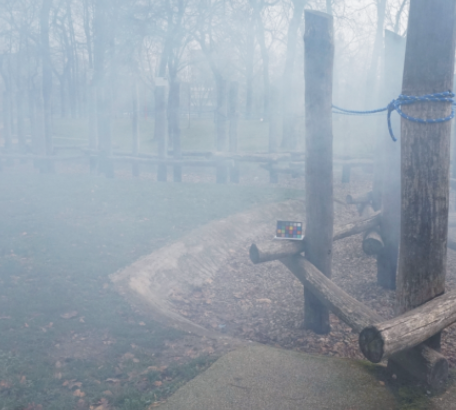
#> input picture Project_X/2.png, 456 x 410 px
$ python dehaze_comparison.py
#> lines starting #> are read from the running program, lines starting #| are printed output that depends on the picture
import cv2
import numpy as np
import matplotlib.pyplot as plt
import os

# --- 1. 暗通道先验 (DCP) ---
# (使用我们之前定义的 dehaze_dcp_main 函数及其辅助函数)
# <editor-fold desc="DCP Helper Functions (from previous answer)">
def get_dark_channel_dcp(image, patch_size): # Renamed to avoid conflict
    min_channel_img = np.min(image, axis=2)
    kernel = cv2.getStructuringElement(cv2.MORPH_RECT, (patch_size, patch_size))
    dark_channel = cv2.erode(min_channel_img, kernel)
    return dark_channel

def estimate_atmospheric_light_dcp(image_hazy, dark_channel, percentile=0.001): # Renamed
    rows, cols, _ = image_hazy.shape
    num_pixels = rows * cols
    num_brightest = int(max(1, num_pixels * percentile))
    dark_channel_flat = dark_channel.flatten()
    brightest_indices = np.argsort(dark_channel_flat)[-num_brightest:]
    image_hazy_flat = image_hazy.reshape(num_pixels, 3)
    A_candidates = image_hazy_flat[brightest_indices]
    A = np.mean(A_candidates, axis=0)
    return A.reshape(1, 1, 3)

def estimate_transmission_dcp(image_hazy, A, patch_size, omega=0.95): # Renamed
    A_safe = np.maximum(A, 1e-6)
    image_norm_A = image_hazy / A_safe
    dark_channel_norm_A = get_dark_channel_dcp(image_norm_A, patch_size)
    t_tilde = 1.0 - omega * dark_channel_norm_A
    return t_tilde

def refine_transmission_guided_filter_dcp(image_hazy, t_tilde, radius, eps): # Renamed
    gray_image = cv2.cvtColor(image_hazy.astype(np.float32), cv2.COLOR_BGR2GRAY)
    t_tilde_float32 = t_tilde.astype(np.float32)
    if hasattr(cv2, 'ximgproc') and hasattr(cv2.ximgproc, 'guidedFilter'):
        t_refined = cv2.ximgproc.guidedFilter(guide=gray_image, src=t_tilde_float32,
                                              radius=radius, eps=eps*eps)
    else:
        print("Warning (DCP): cv2.ximgproc.guidedFilter not found. Using Gaussian blur.")
        ksize = 2 * radius + 1
        t_refined = cv2.GaussianBlur(t_tilde_float32, (ksize, ksize), 0)
    return t_refined

def recover_dehazed_image_dcp(image_hazy, A, t_refined, t0=0.1): # Renamed
    t_bounded = np.maximum(t_refined, t0)
    t_bounded_3channel = np.expand_dims(t_bounded, axis=2)
    J = (image_hazy - A) / t_bounded_3channel + A
    J = np.clip(J, 0, 1)
    return J

def dehaze_dcp(image_hazy_bgr, patch_size=15, omega=0.95, t0=0.1,
               guided_filter_radius=60, guided_filter_eps=0.001,
               atmospheric_light_percentile=0.001):
    if image_hazy_bgr.dtype == np.uint8:
        image_hazy_norm = image_hazy_bgr.astype(np.float64) / 255.0
    elif image_hazy_bgr.max() > 1.0 :
        image_hazy_norm = image_hazy_bgr.astype(np.float64) / 255.0
    else:
        image_hazy_norm = image_hazy_bgr.astype(np.float64)

    if image_hazy_norm.ndim == 2:
        image_hazy_norm = cv2.cvtColor(image_hazy_norm, cv2.COLOR_GRAY2BGR)
    elif image_hazy_norm.shape[2] == 4:
        image_hazy_norm = cv2.cvtColor(image_hazy_norm, cv2.COLOR_RGBA2BGR)

    dark_channel = get_dark_channel_dcp(image_hazy_norm, patch_size)
    A = estimate_atmospheric_light_dcp(image_hazy_norm, dark_channel, percentile=atmospheric_light_percentile)
    t_tilde = estimate_transmission_dcp(image_hazy_norm, A, patch_size, omega)
    t_refined = refine_transmission_guided_filter_dcp(image_hazy_norm, t_tilde,
                                                  radius=guided_filter_radius,
                                                  eps=guided_filter_eps)
    J_dehazed = recover_dehazed_image_dcp(image_hazy_norm, A, t_refined, t0)
    return (J_dehazed * 255).astype(np.uint8) # Return uint8 image
# </editor-fold>


# --- 2. 对比度受限的自适应直方图均衡化 (CLAHE) ---
def dehaze_clahe(image_bgr, clip_limit=2.0, tile_grid_size=(8, 8)):
    if image_bgr.dtype != np.uint8:
        image_bgr = (image_bgr * 255).astype(np.uint8)

    lab = cv2.cvtColor(image_bgr, cv2.COLOR_BGR2LAB)
    l, a, b = cv2.split(lab)
    clahe = cv2.createCLAHE(clipLimit=clip_limit, tileGridSize=tile_grid_size)
    cl = clahe.apply(l)
    limg = cv2.merge((cl, a, b))
    final_img = cv2.cvtColor(limg, cv2.COLOR_LAB2BGR)
    return final_img

# --- 3. 颜色衰减先验 (CAP) ---
# 这是一个简化的CAP实现，实际论文中的细节更复杂，特别是大气光估计和透射率优化部分
# 这里的大气光A的估计和透射率优化可以复用DCP的类似方法或更简单的方法
def get_depth_map_cap(image_bgr_norm, patch_size=15):
    # image_bgr_norm is float [0,1]
    # d(x) = V(x) - S(x)
    img_hsv = cv2.cvtColor(image_bgr_norm.astype(np.float32), cv2.COLOR_BGR2HSV)
    v = img_hsv[:, :, 2]
    s = img_hsv[:, :, 1]
    depth_map = v - s # This is the raw depth map, higher values mean more haze
    # Refine depth map, e.g., using a min filter or guided filter
    kernel = cv2.getStructuringElement(cv2.MORPH_RECT, (patch_size, patch_size))
    # In CAP, areas with more haze have larger d(x).
    # To make it similar to dark channel (smaller values for hazer regions before 1-()),
    # we can take the negative or use it as is.
    # Original CAP uses this depth map to estimate transmission.
    # For simplicity here, let's treat it similar to how dark channel leads to transmission.
    # Brighter areas in (v-s) are hazier.
    refined_depth_map = cv2.erode(depth_map, kernel) # Simplistic refinement
    return refined_depth_map


def dehaze_cap(image_bgr, patch_size=15, omega=0.85, t0=0.1,
               guided_filter_radius=60, guided_filter_eps=0.01,
               atmospheric_light_percentile=0.001):
    if image_bgr.dtype == np.uint8:
        image_bgr_norm = image_bgr.astype(np.float64) / 255.0
    elif image_bgr.max() > 1.0 :
        image_bgr_norm = image_bgr.astype(np.float64) / 255.0
    else:
        image_bgr_norm = image_bgr.astype(np.float64)

    # 1. Estimate depth map based on V-S
    # For CAP, higher d(x) means more haze.
    # The transmission t(x) = exp(-beta * d(x)). Beta is a scene depth parameter.
    # Or, similar to DCP, t(x) = 1 - omega * normalized_depth_map.
    # Let's try a simpler approach adapting DCP's framework.
    raw_scene_depth = get_depth_map_cap(image_bgr_norm, patch_size) # Higher means hazier

    # 2. Estimate Atmospheric Light (can use DCP's method with raw_scene_depth)
    # Pixels with highest raw_scene_depth values are candidates for A
    rows, cols, _ = image_bgr_norm.shape
    num_pixels = rows * cols
    num_brightest = int(max(1, num_pixels * atmospheric_light_percentile))
    depth_flat = raw_scene_depth.flatten()
    # Sort for highest depth values (haziest according to V-S difference)
    brightest_indices = np.argsort(depth_flat)[-num_brightest:]
    image_hazy_flat = image_bgr_norm.reshape(num_pixels, 3)
    A_candidates = image_hazy_flat[brightest_indices]
    A = np.mean(A_candidates, axis=0).reshape(1,1,3)
    # print(f"CAP Atm. Light (BGR): {A.flatten()}")

    # 3. Estimate Transmission
    # Normalize raw_scene_depth to [0,1] to act like a "haze density map"
    # where 1 is max haze and 0 is no haze.
    # raw_scene_depth can be negative if S > V. Clip at 0.
    haze_density_map = np.clip(raw_scene_depth, 0, None)
    if np.max(haze_density_map) > 1e-6 : # Avoid division by zero if map is all zeros
        haze_density_map = haze_density_map / np.max(haze_density_map)
    else:
        haze_density_map = np.zeros_like(haze_density_map)


    # t_tilde = 1 - omega * haze_density_map
    # Another common model for CAP is t(x) = exp(-beta * d(x)).
    # For a simpler analogy to DCP's t = 1 - omega * dark_channel_of_normalized_image:
    # We need to normalize image by A and then compute its "CAP channel"
    A_safe = np.maximum(A, 1e-6)
    image_norm_A = image_bgr_norm / A_safe
    cap_channel_norm_A = get_depth_map_cap(image_norm_A, patch_size) # Higher means hazier in normalized image
    cap_channel_norm_A_clipped = np.clip(cap_channel_norm_A,0,None)
    if np.max(cap_channel_norm_A_clipped) > 1e-6:
        cap_channel_norm_A_normalized = cap_channel_norm_A_clipped / np.max(cap_channel_norm_A_clipped)
    else:
        cap_channel_norm_A_normalized = np.zeros_like(cap_channel_norm_A_clipped)


    t_tilde = 1.0 - omega * cap_channel_norm_A_normalized # Smaller t for hazier regions

    # 4. Refine Transmission (using guided filter)
    t_refined = refine_transmission_guided_filter_dcp(image_bgr_norm, t_tilde,
                                                      guided_filter_radius, guided_filter_eps)

    # 5. Recover Image
    J_dehazed = recover_dehazed_image_dcp(image_bgr_norm, A, t_refined, t0)
    return (J_dehazed * 255).astype(np.uint8)


# --- 4. 全局直方图均衡化 (Global HE) ---
def dehaze_global_he(image_bgr):
    if image_bgr.dtype != np.uint8:
        image_bgr = (image_bgr * 255).astype(np.uint8)

    ycrcb = cv2.cvtColor(image_bgr, cv2.COLOR_BGR2YCrCb)
    ycrcb[:, :, 0] = cv2.equalizeHist(ycrcb[:, :, 0])
    final_img = cv2.cvtColor(ycrcb, cv2.COLOR_YCrCb2BGR)
    return final_img


# --- Main execution and comparison ---
if __name__ == '__main__':
    # --- Configuration ---
    img_path = 'Project_X/2.png' # REPLACE WITH YOUR IMAGE
    output_folder = "dehazing_comparison_results"
    if not os.path.exists(output_folder):
        os.makedirs(output_folder)

    base_filename = os.path.splitext(os.path.basename(img_path))[0]

    # --- Load Image ---
    try:
        image_hazy_orig_bgr = cv2.imread(img_path)
#> image_hazy_orig_bgr is the input picture: shape (410, 456, 3); mean B, G, R 170.5, 159.6, 149
        if image_hazy_orig_bgr is None:
            raise FileNotFoundError(f"Image not found at {img_path}")
    except FileNotFoundError as e:
        print(e)
        print("Using a synthetic hazy image for demonstration.")
        clean_img = np.zeros((300, 400, 3), dtype=np.float64)
        clean_img[:, :150, 0] = 0.8; clean_img[:, 150:250, 1] = 0.7; clean_img[:, 250:, 2] = 0.9
        X, Y = np.meshgrid(np.linspace(0,1,400), np.linspace(0,1,300))
        transmission_syn = 0.3 + 0.5 * (X + Y) / 2
        transmission_syn_3ch = np.expand_dims(transmission_syn, axis=2)
        A_syn = np.array([[[0.8, 0.85, 0.9]]]) # BGR
        image_hazy_orig_float = clean_img * transmission_syn_3ch + A_syn * (1 - transmission_syn_3ch)
        image_hazy_orig_float = np.clip(image_hazy_orig_float, 0, 1)
        image_hazy_orig_bgr = (image_hazy_orig_float * 255).astype(np.uint8)
        img_path = "synthetic_hazy_image.png"
        base_filename = os.path.splitext(os.path.basename(img_path))[0]

    results = {"Original": image_hazy_orig_bgr}
    print(f"Processing image: {img_path}")

    print("Applying DCP...")
    results["DCP"] = dehaze_dcp(image_hazy_orig_bgr.copy(), patch_size=15, omega=0.95, t0=0.1, guided_filter_radius=60, guided_filter_eps=0.001)
#> in get_dark_channel_dcp, `dark_channel = cv2.erode(min_channel_img, kernel)`:
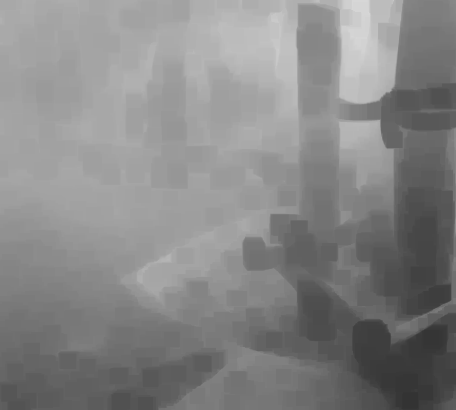
#> dark_channel: shape (410, 456) float64; min 0.2, max 0.847, mean 0.526
#> in estimate_atmospheric_light_dcp, `brightest_indices = np.argsort(dark_channel_flat)[-num_brightest:]`: brightest_indices = 186 values, max 17684 at index 138, min 352 at index 183, mean 4334.2
#> in estimate_atmospheric_light_dcp, `A_candidates = image_hazy_flat[brightest_indices]`: A_candidates = 186 rows, first 8: [0.929, 0.918, 0.91], [0.922, 0.91, 0.902], [0.91, 0.898, 0.89], [0.914, 0.902, 0.89], [0.922, 0.906, 0.898], [0.933, 0.925, 0.918], [0.937, 0.925, 0.918], [0.922, 0.91, 0.902]
#> in estimate_atmospheric_light_dcp, `A = np.mean(A_candidates, axis=0)`: A = [0.924, 0.911, 0.902]
#> in dehaze_dcp, `A = estimate_atmospheric_light_dcp(image_hazy_norm, dark_channel, perc..`: A = [[0.924, 0.911, 0.902]]

    print("Applying CLAHE...")
    results["CLAHE"] = dehaze_clahe(image_hazy_orig_bgr.copy(), clip_limit=2.0, tile_grid_size=(8,8))

    print("Applying CAP (simplified)...")
    results["CAP"] = dehaze_cap(image_hazy_orig_bgr.copy(), patch_size=15, omega=0.9, t0=0.1, guided_filter_radius=60, guided_filter_eps=0.001)
#> in get_depth_map_cap, `refined_depth_map = cv2.erode(depth_map, kernel)`:
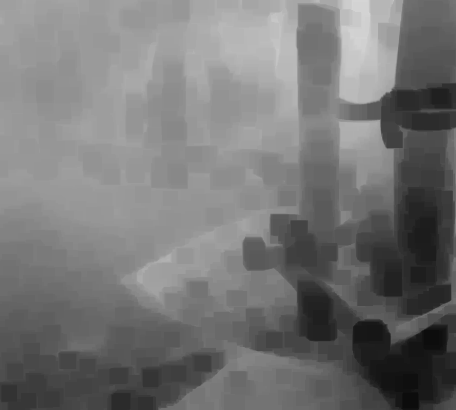
#> refined_depth_map: shape (410, 456) float32; min 0.0479, max 0.842, mean 0.462
#> in dehaze_cap, `brightest_indices = np.argsort(depth_flat)[-num_brightest:]`: brightest_indices = 186 values, max 17684 at index 139, min 352 at index 152, mean 3316.8
#> in dehaze_cap, `A_candidates = image_hazy_flat[brightest_indices]`: A_candidates = 186 rows, first 8: [0.933, 0.922, 0.914], [0.937, 0.925, 0.918], [0.937, 0.925, 0.918], [0.933, 0.925, 0.918], [0.941, 0.929, 0.922], [0.949, 0.937, 0.929], [0.914, 0.898, 0.886], [0.941, 0.933, 0.925]
#> in dehaze_cap, `A = np.mean(A_candidates, axis=0).reshape(1,1,3)`: A = [[0.926, 0.914, 0.905]]
#> in dehaze_cap, `haze_density_map = haze_density_map / np.max(haze_density_map)`:
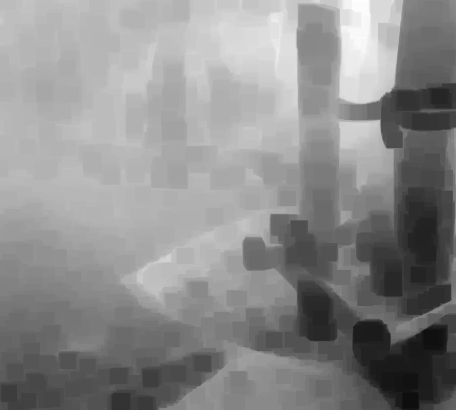
#> haze_density_map: shape (410, 456) float32; min 0.0568, max 1, mean 0.549
#> call 2 of refine_transmission_guided_filter_dcp, with radius = 60, eps = 0.001
#> in refine_transmission_guided_filter_dcp (call 2), `t_refined = cv2.ximgproc.guidedFilter(guide=gray_image, src=t_tilde_fl..`:
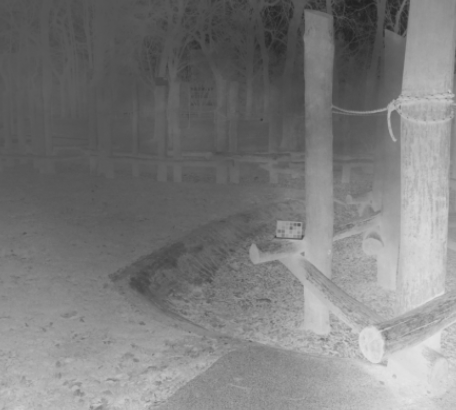
#> t_refined: shape (410, 456) float32; min 0.13, max 0.907, mean 0.489
#> call 2 of recover_dehazed_image_dcp, with A = array of shape (1, 1, 3), t0 = 0.1
#> in recover_dehazed_image_dcp (call 2), `J = np.clip(J, 0, 1)`:
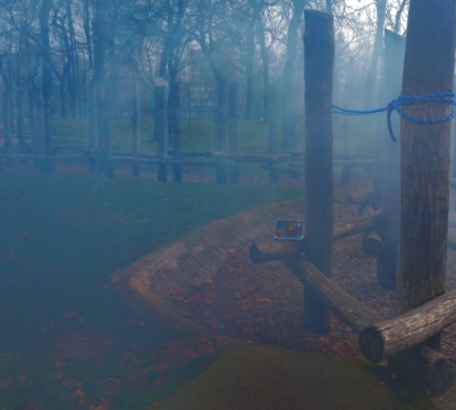
#> J: shape (410, 456, 3) float64; mean of channels 0, 1, 2 0.436, 0.354, 0.263; drawn as B, G, R

    print("Applying Global HE...")
    results["Global HE"] = dehaze_global_he(image_hazy_orig_bgr.copy())
#> in dehaze_global_he, `final_img = cv2.cvtColor(ycrcb, cv2.COLOR_YCrCb2BGR)`:
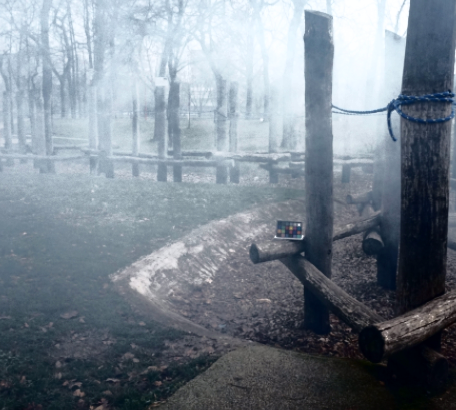
#> final_img: shape (410, 456, 3); mean B, G, R 141.4, 130.7, 120

    # --- Display and Save Results ---
    num_algorithms = len(results)
#> num_algorithms = 5
    plt.figure(figsize=(5 * num_algorithms, 5)) # Adjust figure size

    for i, (name, img_bgr) in enumerate(results.items()):
        plt.subplot(1, num_algorithms, i + 1)
        plt.imshow(cv2.cvtColor(img_bgr, cv2.COLOR_BGR2RGB))
        plt.title(name)
        plt.axis('off')
        # Save individual results
        save_path = os.path.join(output_folder, f"{base_filename}_{name.replace(' ', '_')}.png")
        cv2.imwrite(save_path, img_bgr)
        print(f"Saved: {save_path}")
#> this loop made 5 passes
#> name on passes 1 to 5: 'Original', 'DCP', 'CLAHE', 'CAP', 'Global HE'
#> (printed output is left out)

    plt.tight_layout()
    plt.show()
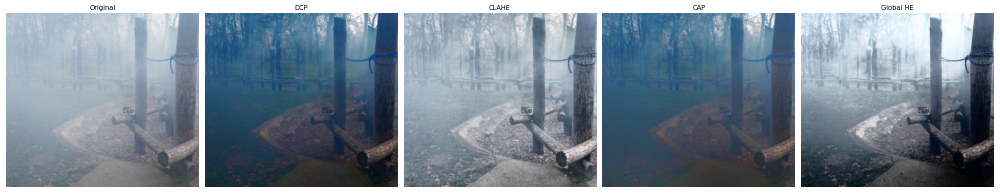
#> figure drawn by matplotlib, 5 panels

    print("Comparison complete. Results saved in:", output_folder)
#| Comparison complete. Results saved in: dehazing_comparison_results
